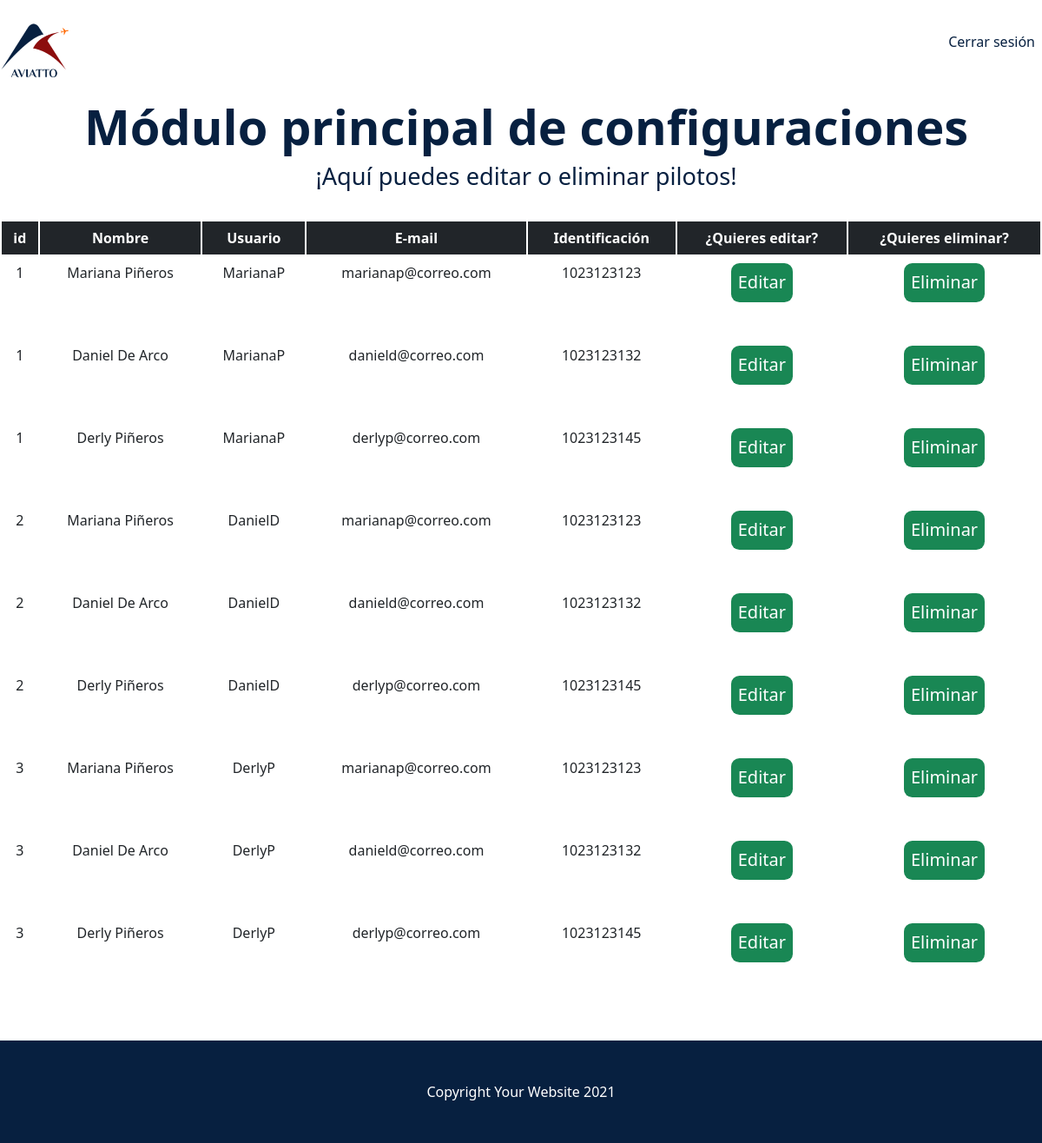
Page /pilots on the earlier database version.
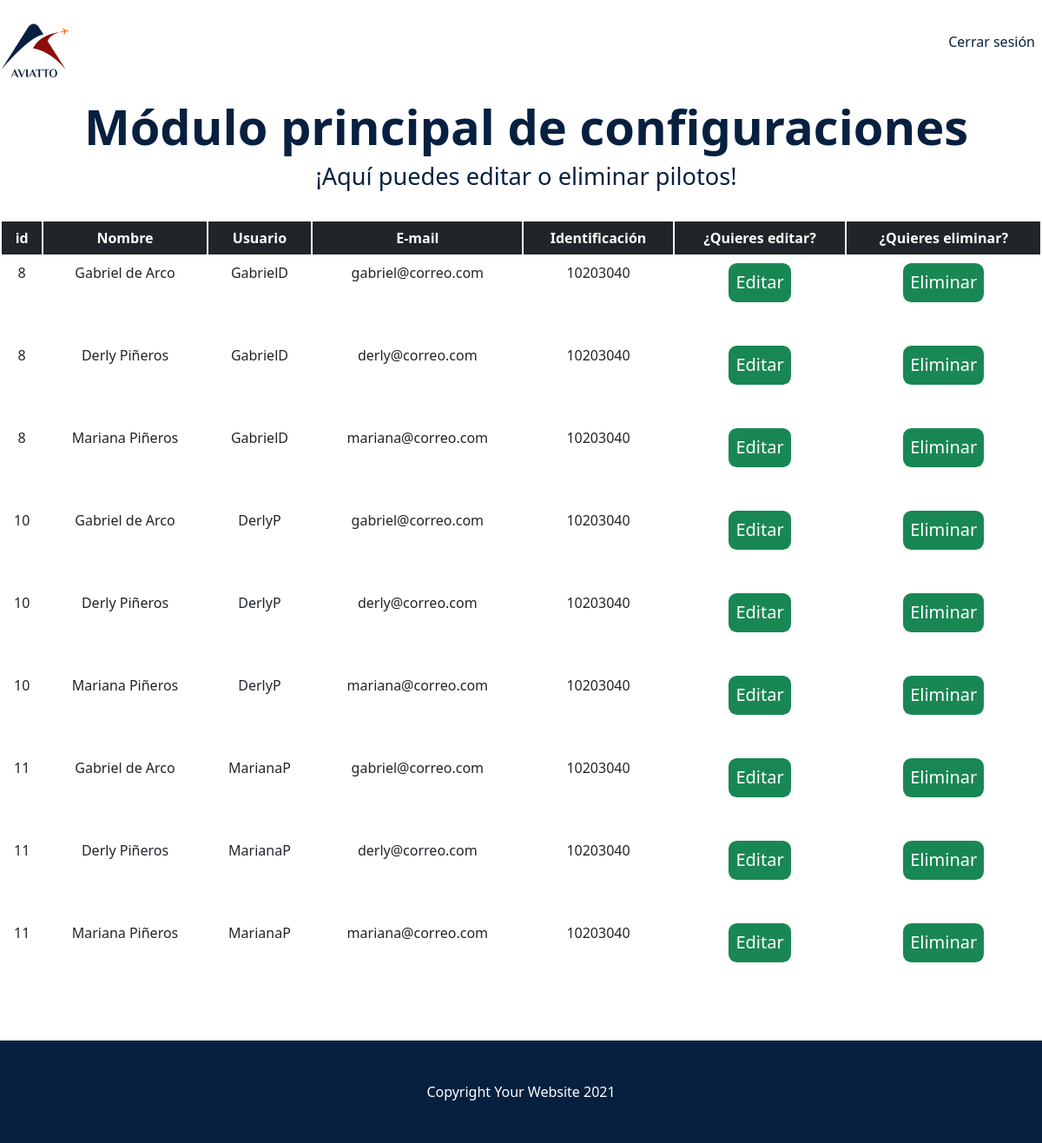
Same page on the later database version.
### tables this page shows
CREATE TABLE Person(
id integer primary key autoincrement,
user text(30) not null,
password text(30) not null,
idRol integer
);

CREATE TABLE Info(
id integer primary key autoincrement,
name text(30) not null,
identification integer not null,
email text(30) not null
);

### app.py (the view)
@app.route('/pilots', methods=['GET','POST'])
def pilots():
    sql = f'SELECT * FROM Person JOIN Info'
    db = get_db()
    cursorObj = db.cursor()
    cursorObj.execute(sql)
    pilot = cursorObj.fetchall()
    return render_template('pilots.html', pilot=pilot)

### db.py (called while the page is built)
def get_db():
    try:
        if 'db' not in g:
            print('conectada')
            g.db = sqlite3.connect('database/aviatto.db')
        return g.db
    except Error:
        print(Error)

### templates/pilots.html (shortened to what this page needs)
{% extends 'layout.html' %} {% block body %}
<link
  rel="stylesheet"
  href="https://use.fontawesome.com/releases/v5.3.1/css/all.css"
/>
<header class="bg-white">
  <div class="container px-7">
    <div class="row gx-5">
      <div class="col-lg-6">
        <div class="text-center">
          <h1 class="display-5 fw-bolder text-blue mb-2">
            Módulo principal de configuraciones
          </h1>
          <p class="lead text-blue mb-4">
            ¡Aquí puedes editar o eliminar pilotos!
          </p>
        </div>
      </div>
    </div>
  </div>
</header>
<div class="container">
    <div class="justify-content-center">
        <table class="table table-hover text-blue">
            <thead class="table-dark">
                <tr>
                    <th>id</th>
                    <th>Nombre</th>
                    <th>Usuario</th>
                    <th>E-mail</th>
                    <th>Identificación</th>
                    <th>¿Quieres editar?</th>
                    <th>¿Quieres eliminar?</th>
                </tr>
            </thead>
            <tbody>
                {% for f in pilot %}
                <tr class="text-center">
                    <td>{{f[0]}}</td>
                    <td>{{f[5]}}</td>
                    <td>{{f[1]}}</td>
                    <td>{{f[7]}}</td>
                    <td>{{f[6]}}</td>
                    <td class="text-center"><a class="btn2 justify-content-center" href="{{ url_for('editPilot', id = f[0]) }}">Editar</a></td>
                    <td class="text-center"><a class="btn2 justify-content-center" href="{{ url_for('deletePilot', id = f[0]) }}">Eliminar</a></td>
                </tr>
                {% endfor %}
            </tbody>
        </table>
    </div>
  </div>
  <footer class="py-5 bg-dark">
    <div class="container px-3"><p class="m-0 text-center text-white">Copyright Your Website 2021</p></div>
  </footer>
    {% endblock body %}

Differences in the rows shown:
removed Person: id "1", name "Mariana Piñeros", user "MarianaP", email "marianap@correo.com", identification "1023123123", name "Daniel De Arco", email "danield@correo.com", identification "1023123132", name "Derly Piñeros", email "derlyp@correo.com", identification "1023123145"
removed Person: id "2", name "Mariana Piñeros", user "DanielD", email "marianap@correo.com", identification "1023123123", name "Daniel De Arco", email "danield@correo.com", identification "1023123132", name "Derly Piñeros", email "derlyp@correo.com", identification "1023123145"
removed Person: id "3", name "Mariana Piñeros", user "DerlyP", email "marianap@correo.com", identification "1023123123", name "Daniel De Arco", email "danield@correo.com", identification "1023123132", name "Derly Piñeros", email "derlyp@correo.com", identification "1023123145"
added Person: id "8", name "Gabriel de Arco", user "GabrielD", email "gabriel@correo.com", identification "10203040", name "Derly Piñeros", email "derly@correo.com", name "Mariana Piñeros", email "mariana@correo.com"
added Person: id "10", name "Gabriel de Arco", user "DerlyP", email "gabriel@correo.com", identification "10203040", name "Derly Piñeros", email "derly@correo.com", name "Mariana Piñeros", email "mariana@correo.com"
added Person: id "11", name "Gabriel de Arco", user "MarianaP", email "gabriel@correo.com", identification "10203040", name "Derly Piñeros", email "derly@correo.com", name "Mariana Piñeros", email "mariana@correo.com"
